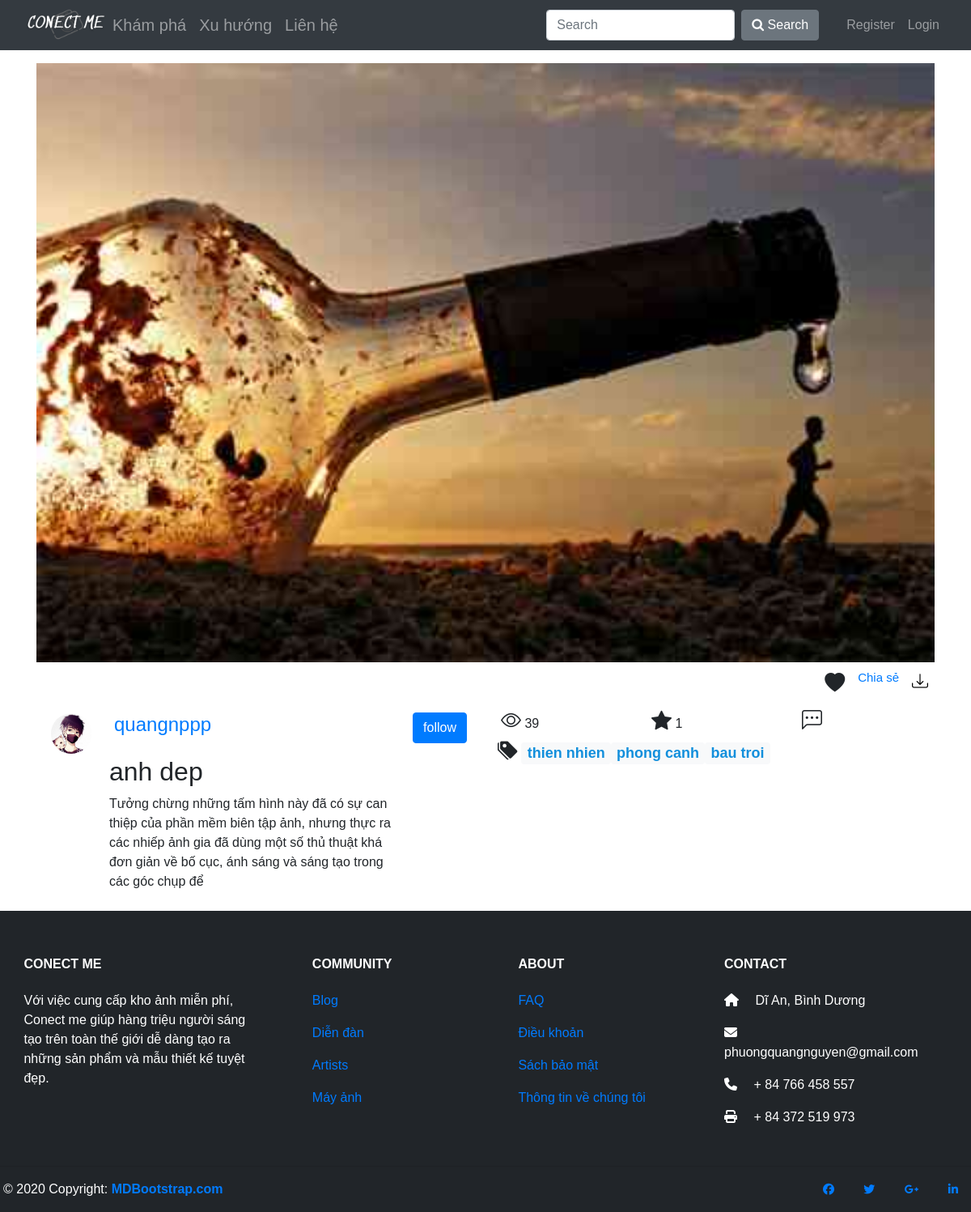
Page /photo_details.php?id=95 on the committed database.
### tables this page shows
CREATE TABLE `si_image` (
  `id` int(11) NOT NULL,
  `name` varchar(50) NOT NULL,
  `description` varchar(200) NOT NULL,
  `status` tinyint(1) NOT NULL,
  `tag` varchar(50) NOT NULL,
  `url` varchar(100) NOT NULL,
  `id_user` varchar(150) NOT NULL,
  `view` int(11) NOT NULL,
  `like_image` int(11) NOT NULL,
  `price` int(11) NOT NULL,
  `url_vip` varchar(100) NOT NULL
);

CREATE TABLE `si_admin` (
  `id` int(11) NOT NULL,
  `email` varchar(100) NOT NULL,
  `password` varchar(20) NOT NULL,
  `username` varchar(20) NOT NULL,
  `phone` int(20) NOT NULL,
  `privilege_id` int(11) NOT NULL,
  `money` int(11) NOT NULL,
  `url_avatar` varchar(100) NOT NULL
);

### photo_details.php (the view, shortened to what this page needs)
<?php
$conn = init();
 if (isset($_GET["id"])) {
    $sql = 'SELECT  si_image.*, username, money, url_avatar FROM si_image LEFT JOIN si_admin ON si_image.id_user = si_admin.id WHERE si_image.id='.$_GET["id"];
    $retval= mysqli_query($conn, $sql);
    if(mysqli_num_rows($retval) > 0){
       while($row = mysqli_fetch_assoc($retval)){
?>
<!DOCTYPE html>
 <html lang="en">
            <head>
              <link rel="stylesheet" href="https://maxcdn.bootstrapcdn.com/bootstrap/4.5.2/css/bootstrap.min.css">
                          <link rel="stylesheet" href="https://res.cloudinary.com/dxfq3iotg/raw/upload/v1557239464/easyzoom.css" />
                          <link rel="stylesheet" href="https://cdn.jsdelivr.net/npm/bootstrap-icons@1.3.0/font/bootstrap-icons.css">
            </head>
            <body>
              <div>
              <?php
                  include_once('nav.php');
              ?>
            </div>
<div class="container">
      <img src=" <?php echo  $row['url'] ?>" style="width:100%; height: 100%">
  <div class="d-flex flex-row-reverse">
  <div class="p-2">
    <div class="btn-group dropup">
      <i class="bi bi-download" data-toggle="dropdown" aria-haspopup="true" aria-expanded="false" style='font-size:20px;color:black'></i>
    </div>
  </div>
  <div class="p-2">
<div class="fb-share-button" style='font-size:15px;color:black'
      data-href="<?php echo  $row['url'] ?>"
 data-layout="button" data-size="small"><a target="_blank" href="https://www.facebook.com/sharer/sharer.php?u=https%3A%2F%2Fdevelopers.facebook.com%2Fdocs%2Fplugins%2F&amp;src=sdkpreparse" class="fb-xfbml-parse-ignore">Chia sẻ</a></div>
  </div>
  <div class="p-2">
<link rel="stylesheet" href="https://cdnjs.cloudflare.com/ajax/libs/font-awesome/4.7.0/css/font-awesome.min.css">
<i class="bi bi-heart-fill" id="like" style='font-size:25px;  '; ></i>
  </div>
</div>
  <div class="row">
    <div class="col-sm-6" >
      <div class="d-flex flex-row">
        <div class="p-2">
          <form action="user_info.php" method="POST">
          <button type="submit" class="bn_avatar"><img src=" <?php echo  $row['url_avatar'] ?>"  alt="Avatar" class="avatar"></button>
        </div>
        <div class="p-2">
          <p>
          <form action="user_info.php" method="POST">
          <button type="submit" class="bn_avatar"> <a href="#">
            <h4>
             <?php
                 echo $row['username'];
              ?>
              </h4>
            </a></button>
          <form>
            <h2>
              <?php
                 echo $row['name'];
              ?>
            </h2>
            <P>
              <?php
                 echo $row['description'];
              ?>
            </P>
          </P>
        </div>
        <div class="p-2">
          <input class="btn btn-primary" type="submit" name="submit" value="follow">
        </div>
      </div>
    </div>
    <div class="col-sm-6">
      <div class="row">
    <div class="col-sm">
      <i class="bi bi-eye" style="font-size: 25px;"></i>
      <?php
        echo $row['view'];
      ?>
    </div>
    <div class="col-sm">
      <i class="bi bi-star-fill" style="font-size: 25px;"></i>
      <span id="likes">
       <?php
        echo $row['like_image'];
      ?>
      </span>
    </div>
    <div class="col-sm">
      <i class="bi bi-chat-left-dots" style="font-size: 25px;"></i>
    </div>
  </div>
      <i class="bi bi-tags-fill" style="font-size: 25px;"></i>
      <?php
      $tags = explode(";", $row['tag']);
      for ($i=0; $i < count($tags) ; $i++) {
        echo '<a href="tags.php?tags='.$tags[$i].'"  class="badge badge-light" style="font-size:18px; color:#128fdc;">'.$tags[$i].'</a>';
      }
      ?>
    </div>
  </div>
</div>
            </body>
  <?php
    include_once('footer.php');
  ?>
</html>
<?php
      }
    } else{
      echo "0 results";
    }
}
?>

### nav.php (shortened to what this page needs)
 <nav class="navbar navbar-expand-md navbar-dark bg-dark mb-3">
    <div class="container-fluid">
        <a href="index.php"><img alt="" src='public/backend/images/logo.png' style="width: 100px;"></a>
        <div class="collapse navbar-collapse" id="navbarCollapse">
            <div class="navbar-nav" style="font-size: 20px;">
                <a href="explore.php" class="nav-item nav-link">Khám phá</a>
                <a href="tendency.php" class="nav-item nav-link">Xu hướng</a>
                <a href="#" class="nav-item nav-link">Liên hệ</a>
            </div>
            <div class="navbar-nav ml-auto">
                <?php
                  include_once('search_form.php');
                ?>
                <button type="button" class="btn btn-default btn-sm">
                </button>
                <?php
                  if (!isset($_SESSION['id_admin']) || $_SESSION['id_admin'] == "") {
                      echo '<a href="user_registration.php" class="nav-item nav-link" >Register</a>';
                      echo '<a href="admin_login.php" class="nav-item nav-link">Login</a>';
                  }
                ?>
</nav>

### search_form.php (shortened to what this page needs)
<form action="tags.php" method="GET" class="form-inline " style="float: right;">
    <div class="form-group mr-2">
        <input type="search" class="form-control"  placeholder="Search" name="tags">
    </div>
    <div class="form-group mr-2">
    <button type="submit" class="btn btn-secondary"><span class="fa fa-search"></span> Search</button>
    </div>
</form>

### footer.php (shortened to what this page needs)
<footer class="page-footer font-small mdb-color pt-4" style="background-color: #212529; color: #ffff">
  <div class=" text-center text-md-left">
    <div class="row text-center text-md-left mt-3 pb-3">
      <div class="col-md-3 col-lg-3 col-xl-3 mx-auto mt-3">
        <h6 class="text-uppercase mb-4 font-weight-bold">CONECT ME</h6>
        <p>Với việc cung cấp kho ảnh miễn phí, Conect me giúp hàng triệu người sáng tạo trên toàn thế giới dễ dàng tạo ra những sản phẩm và mẫu thiết kế tuyệt đẹp.</p>
      </div>
      <div class="col-md-2 col-lg-2 col-xl-2 mx-auto mt-3">
        <h6 class="text-uppercase mb-4 font-weight-bold">Community</h6>
        <p>
          <a href="#!">Blog</a>
        </p>
        <p>
          <a href="#!">Diễn đàn</a>
        </p>
        <p>
          <a href="#!">Artists</a>
        </p>
        <p>
          <a href="#!">Máy ảnh</a>
        </p>
      </div>
      <div class="col-md-3 col-lg-2 col-xl-2 mx-auto mt-3">
        <h6 class="text-uppercase mb-4 font-weight-bold">About</h6>
        <p>
          <a href="#!">FAQ</a>
        </p>
        <p>
          <a href="#!">Điều khoản</a>
        </p>
        <p>
          <a href="#!">Sách bảo mật</a>
        </p>
        <p>
          <a href="#!">Thông tin về chúng tôi</a>
        </p>
      </div>
      <div class="col-md-4 col-lg-3 col-xl-3 mx-auto mt-3">
        <h6 class="text-uppercase mb-4 font-weight-bold">Contact</h6>
        <p>
          <i class="fas fa-home mr-3"></i> Dĩ An, Bình Dương</p>
        <p>
          <i class="fas fa-envelope mr-3"></i> phuongquangnguyen@gmail.com</p>
        <p>
          <i class="fas fa-phone mr-3"></i> + 84 766 458 557</p>
        <p>
          <i class="fas fa-print mr-3"></i> + 84 372 519 973</p>
      </div>
    </div>
    <hr>
    <div class="row d-flex align-items-center">
      <div class="col-md-7 col-lg-8">
        <p class="text-center text-md-left">© 2020 Copyright:
          <a href="https://mdbootstrap.com/">
            <strong> MDBootstrap.com</strong>
          </a>
        </p>
      </div>
      <div class="col-md-5 col-lg-4 ml-lg-0">
        <div class="text-center text-md-right">
          <ul class="list-unstyled list-inline">
            <li class="list-inline-item">
              <a href="https://www.facebook.com/phuongquang.nguyen.99" class="btn-floating btn-sm rgba-white-slight mx-1">
                <i class="fab fa-facebook-f"></i>
              </a>
            </li>
            <li class="list-inline-item">
              <a class="btn-floating btn-sm rgba-white-slight mx-1">
                <i class="fab fa-twitter"></i>
              </a>
            </li>
            <li class="list-inline-item">
              <a class="btn-floating btn-sm rgba-white-slight mx-1">
                <i class="fab fa-google-plus-g"></i>
              </a>
            </li>
            <li class="list-inline-item">
              <a class="btn-floating btn-sm rgba-white-slight mx-1">
                <i class="fab fa-linkedin-in"></i>
              </a>
            </li>
          </ul>
        </div>
      </div>
    </div>
  </div>
</footer>

### photo_details.php (style rules this page uses)
* { box-sizing: border-box; }
body { margin: 0; font-family: Arial; }
.row { display: -ms-flexbox; display: flex; -ms-flex-wrap: wrap; flex-wrap: wrap; padding: 0 4px; }
.avatar { vertical-align: middle; width: 50px; height: 50px; border-radius: 50%; }
.bn_avatar { background-color: Transparent; background-repeat:no-repeat; border: none; cursor:pointer; overflow: hidden; outline:none; }

### rows in the picture
si_image: url (picture), id_user.url_avatar (picture), id_user.username "quangnppp", name "anh dep", description "Tưởng chừng những tấm hình này đã có sự can thiệp của phần mềm biên tập ảnh, nhưng thực ra các nhiếp ảnh gia đã dùng một số thủ thuật khá đơn giản về bố cục, ánh sáng và sáng tạo trong các góc chụp để", view "39", like_image "1", tag "thien nhien", tag "phong canh", tag "bau troi"
